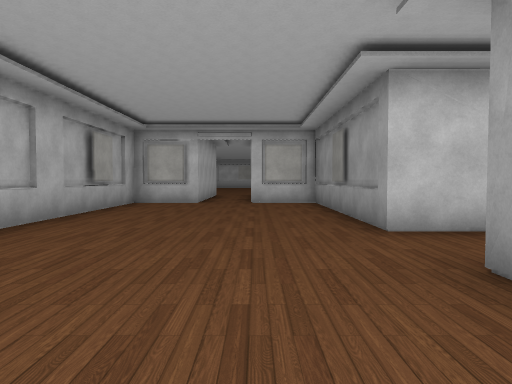
[1] (above)

23 first-person views from a walk through a 3-D level made in the Unity game engine. The camera is 1.3 m above the floor, tilts 2° down and sees 70° across. The floor is counted in squares, 2 m on a side. Each view is taken from the middle of a square. On the plan, view 1 faces up. The plan holds only what a view shows up to about 11 squares ahead; the rest is blank. The place goes on beyond the plan. The player is left out. Some surface patterns are stand-ins.

[2]
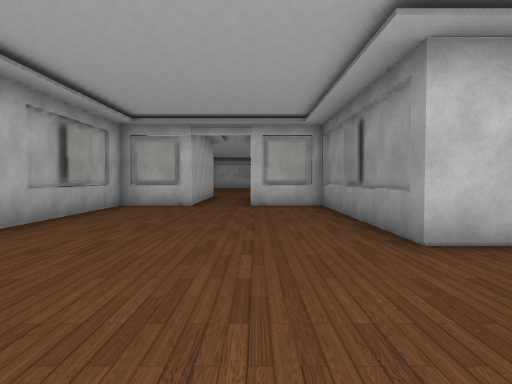

[3]
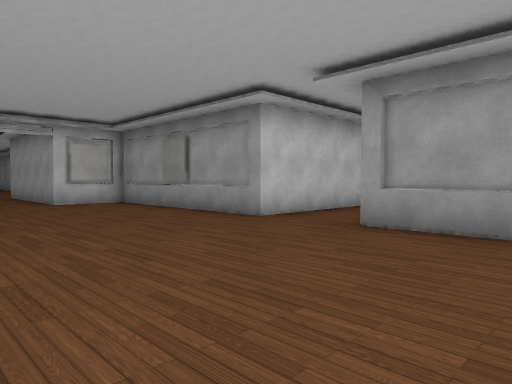

[4]
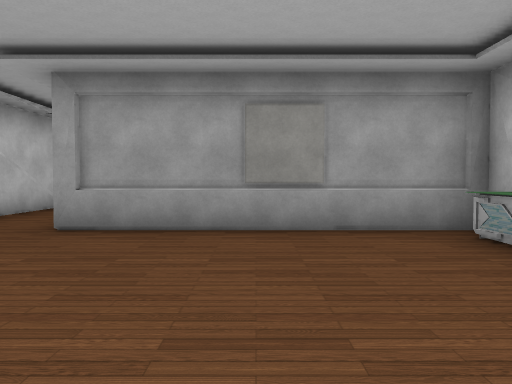

[5]
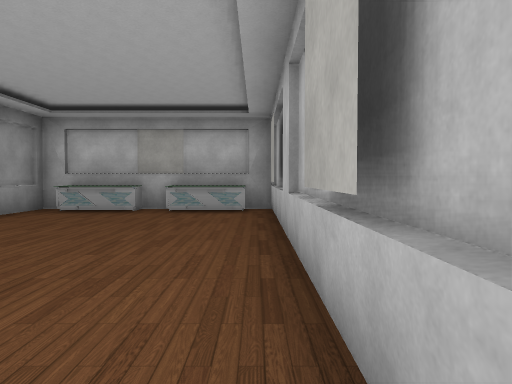

[6]
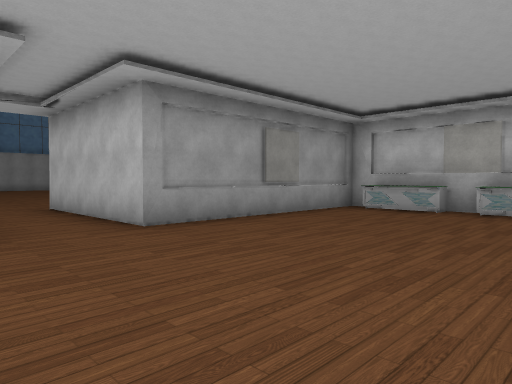

[7]
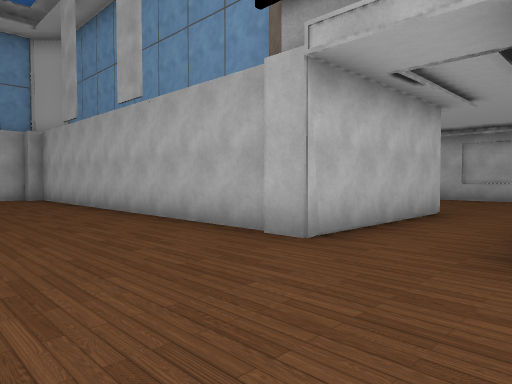

[8]
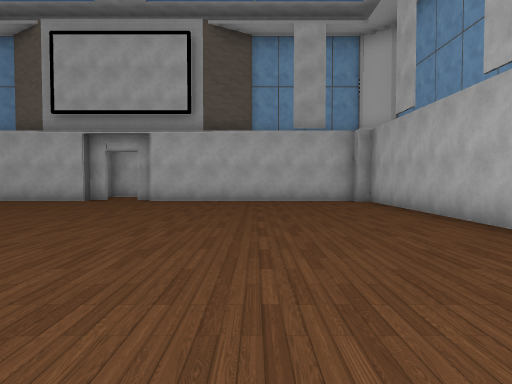

[9]
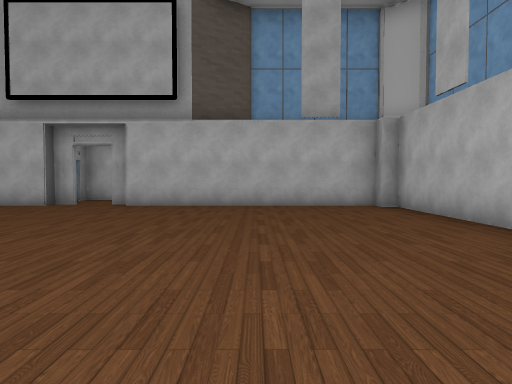

[10]
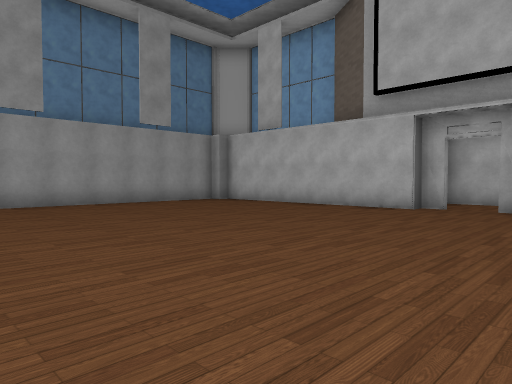

[11]
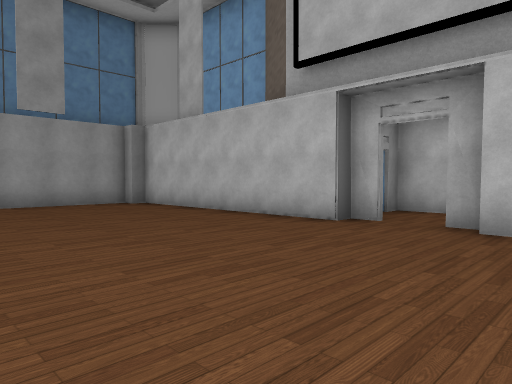

[12]
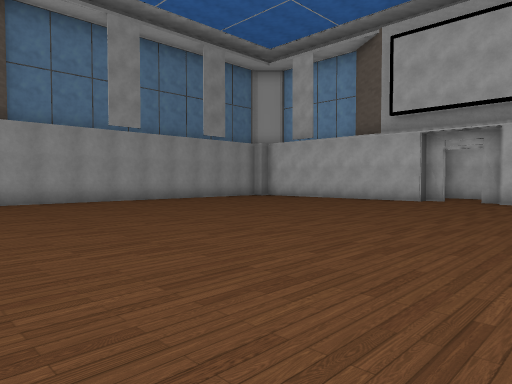

[13]
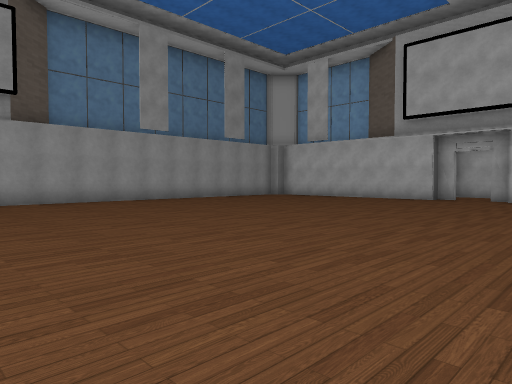

[14]
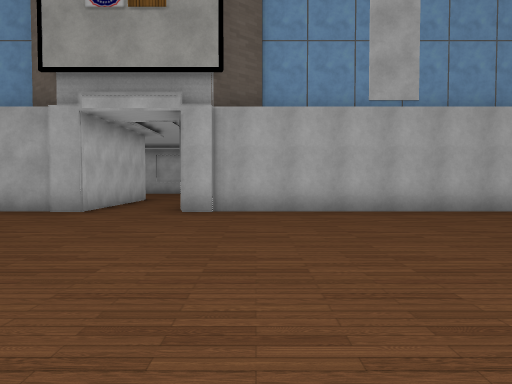

[15]
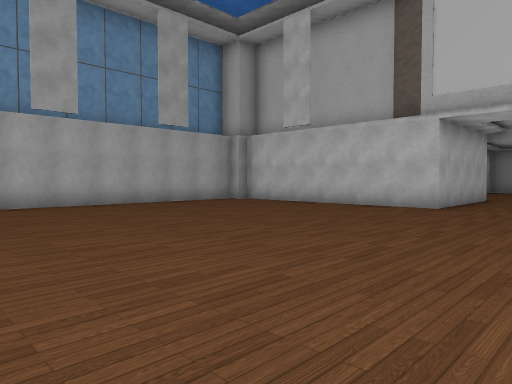

[16]
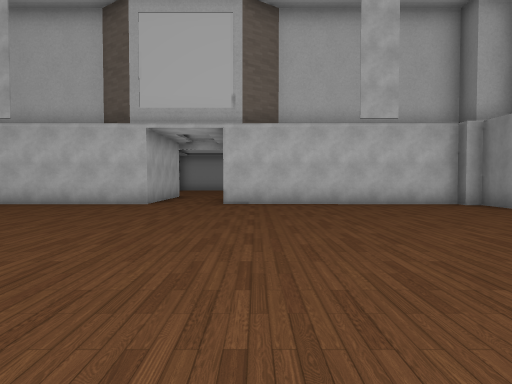

[17]
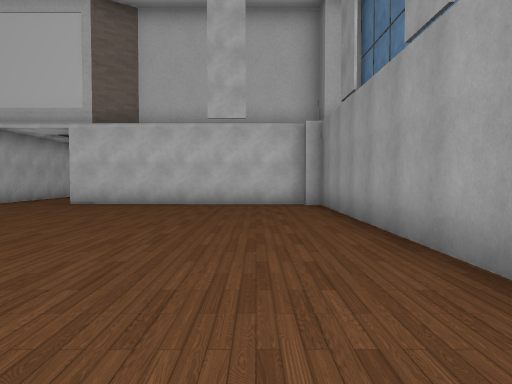

[18]
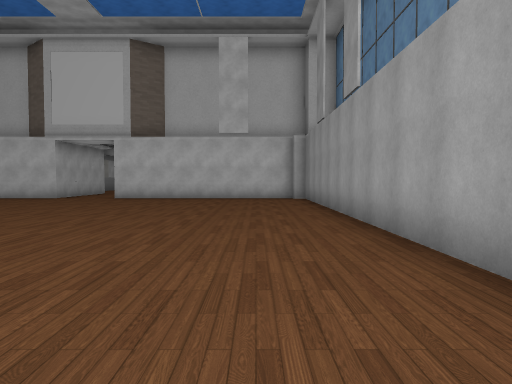

[19]
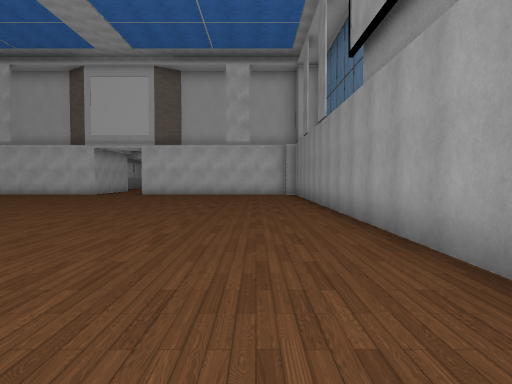

[20]
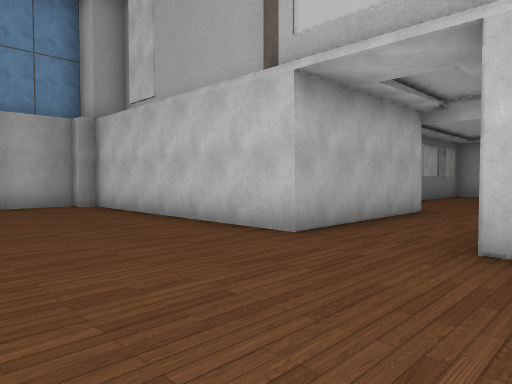

[21]
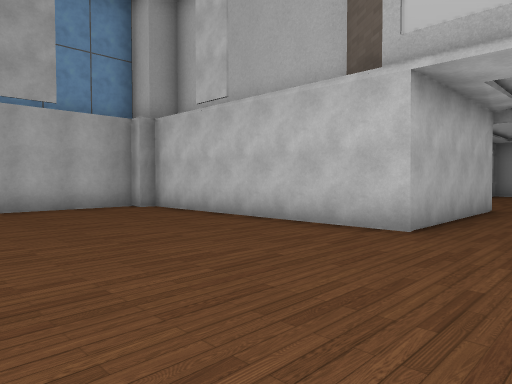

[22]
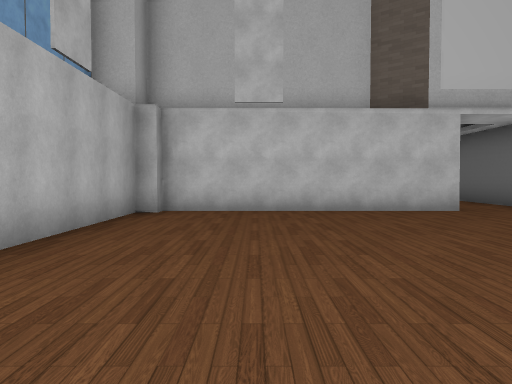

[23]
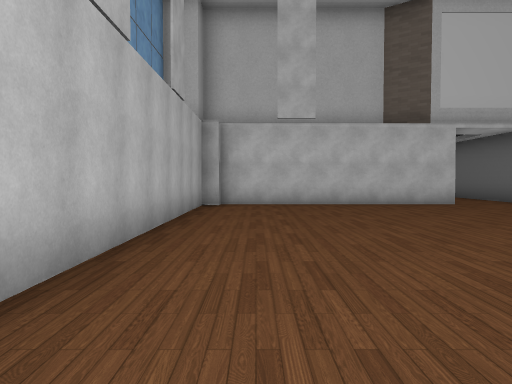

### Floor plan
Ten units are one square. View 1 is at (0, 0); x grows to the right and y downward. Boxes are objects, and circles mark ways between rooms. Rooms are numbered by the first view taken in them; rooms with no view inside come last. Other rooms are left out.
<svg viewBox="-39 -191 250 279">
<path fill="none" stroke="#000" d="M52 -45 16 -45 16 -100 -1 -100M-16 -100 -34 -100 -34 26M-34 29 16 29 16 -26 57 -26M-5 25 11 25M-29 25 -11 25M57 -26 57 75 61 75M142 -151 142 -180M136 83 142 83 142 79 202 79M121 83 128 83M202 -145 141 -145M202 75 206 75 206 -141 202 -141M61 79 122 79M122 -186 122 -145 61 -145 61 -141 57 -141 57 -45"/>
<circle cx="50" cy="-35" r="3" fill="#2a7"/>
<text x="0" y="-40">1</text>
<text x="130" y="-40">2</text>
</svg>
Room 1 opens to room 2.

Where each view was taken, in squares from view 1:
view 1: 0 up, 0 right, facing up
view 2: 1 up, 0 right, facing up
view 3: 0 up, 3 left, facing up-right
view 4: 0 up, 3 left, facing right
view 5: 5 up, 3 left, facing down
view 6: 5 up, 3 left, facing down-right
view 7: 5 up, 9 right, facing down-left
view 8: 3 up, 9 right, facing down
view 9: 1 up, 9 right, facing down
view 10: 0 up, 11 right, facing down-right
view 11: 3 down, 11 right, facing down-right
view 12: 3 up, 10 right, facing down-right
view 13: 4 up, 10 right, facing down-right
view 14: 6 up, 13 right, facing left
view 15: 6 up, 15 right, facing up-left
view 16: 5 up, 15 right, facing up
view 17: 5 up, 19 right, facing up
view 18: 2 up, 19 right, facing up
view 19: 1 down, 19 right, facing up
view 20: 11 up, 15 right, facing up-left
view 21: 10 up, 14 right, facing up-left
view 22: 7 up, 8 right, facing up
view 23: 5 up, 7 right, facing up
